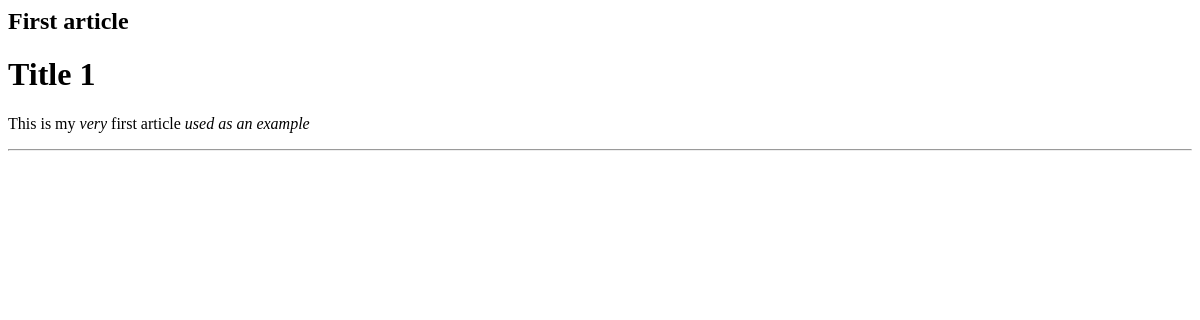
/, run on an earlier commit of the app's database.
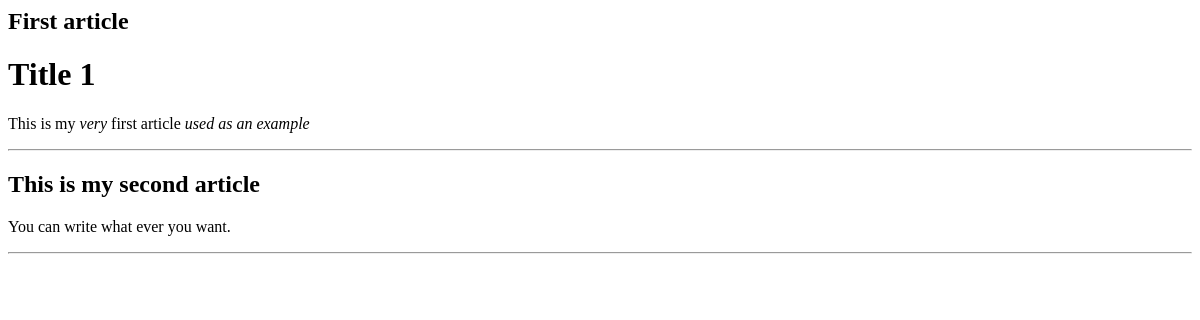
And on a later commit of the database.
### markdown_parser/models.py (models this page shows, shortened)
class Article(models.Model):
    title = models.CharField(max_length=255)
    date = models.DateField()
    tags = models.CharField(max_length=255)
    slug = models.SlugField(unique=True)
    content = models.TextField(blank=True, null=True)

### markdown_parser/views.py (the view)
# urls.py: path("", ArticleListView.as_view(), name="article_list"),
class ArticleListView(ListView):
    model = Article
    context_object_name = 'my_objects'
    template_name  = "article_list.html"

### markdown_parser/templatetags/markdown_extra.py (called while the page is built)
@register.filter()
@stringfilter
def markdown(value):
    return md.markdown(value, extensions=['markdown.extensions.fenced_code'])

### markdown_parser/templates/article_list.html
{% load markdown_extra %}
{% for article in my_objects %}
<div>
    <h2>{{ article.title }}</h2>
    <p>{{ article.content | markdown | safe }}</p>
</div>
<hr>
{% endfor %}

What changed in the data, as far as the page shows it:
added Article: title "This is my second article", content "You can write what ever you want."
